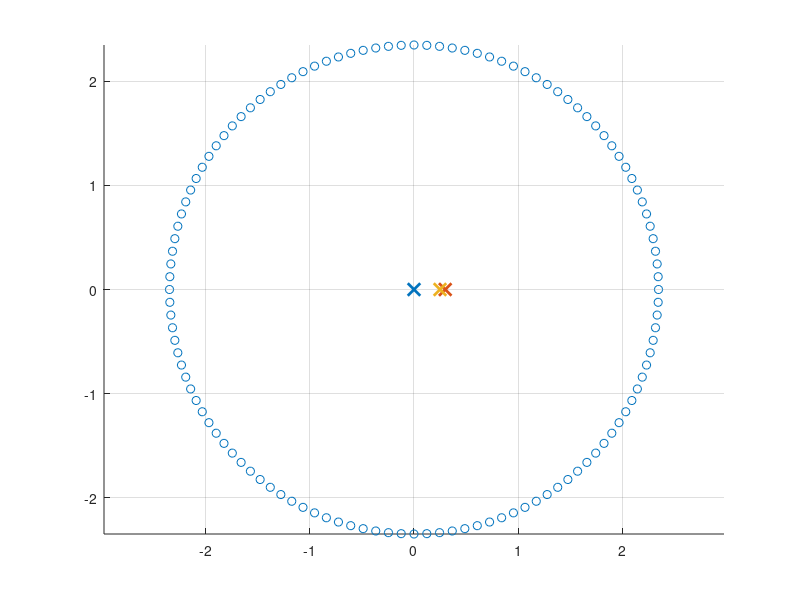

This figure's MATLAB source: (Note: this script raises an error after producing the figure.)
clf
close all
%clear

indatafolder = 'Meyer4XPmeasurements_data/';
filenamestart = 'Meyer';
filenameend = '_S01_R01.etx';

filenumbers = [0:120];
nfiles = length(filenumbers);
numberofsampelstoread = 2000;

reloadfiles =1;

nfft = 8192;
%ivfft = 320:1300;
ivfft = 320 + [0:479];  % 480 samples = 10 ms
ivfft = 320 + [0:239];  % 240 samples = 5 ms

plotalsosim = 0;

ivplot = 301:500;
shiftamplp = 0.2;
shiftamp = 0.5;

nfirlp = 101;
freqlpfir = 5000;

%%%%%%%%%%%%%%%%%%%%%%%%%%%%%%%%

if reloadfiles == 0
    disp(' ')
    for ii = 1:nfiles
        II = int2str(filenumbers(ii));
        if round(ii/10)*10 == ii
            disp(['   Loading file: ',II])
        end
        if filenumbers(ii) < 10
            II = ['00',II];
        elseif filenumbers(ii) < 100
            II = ['0',II];
        end
        filename = [indatafolder,filenamestart,II,filenameend];
        [ir,fs] = readetxfile(filename,numberofsampelstoread);
    
        if ii == 1
            allirs = zeros(length(ir),nfiles);
            allirslp = zeros(length(ir),nfiles);
            Blp = fir1(nfirlp,freqlpfir/(fs/2));
        end
        allirs(:,ii) = -ir;
        irf = contwo(-ir,Blp);
        irf = irf(floor(nfirlp/2):end);
        irf = irf(1:length(ir));
        allirslp(:,ii) = irf;
    end
end

%Discrete IR Code
%clf
r = 2.35; %m
xc = 0;   %center x
yc = 0;   %center y

n_meas = 120;

theta = linspace(0,2*pi-((3*pi)/180),n_meas); %if n_meas is 120
%theta = linspace(0,2*pi,n_meas);                %if n_meas is 121
x = r*cos(theta) + xc;
y = r*sin(theta) + yc;

mic_xyz = cat(1, x, y, zeros(1, n_meas));

ES1 = [0.0,0,0];
ES2 = [0.3,0,0];
ES3 = [0.25,0,0];

ES_xyz = cat(1, ES1, ES2, ES3);
n_source = 3;

figure(2)
scatter(x,y)
hold on
plot(ES1(1),ES1(2), 'x', 'LineWidth', 2, 'MarkerSize', 9);
plot(ES2(1),ES2(2), 'x', 'LineWidth', 2, 'MarkerSize', 9);
plot(ES3(1),ES3(2), 'x', 'LineWidth', 2, 'MarkerSize', 9);
grid
axis equal
hold off

r_ES = EDcalcdist(ES_xyz, mic_xyz.');
r_ES1 = r_ES(1,:);
r_ES2 = r_ES(2,:);
r_ES3 = r_ES(3,:);
% r_ES = r_ES(1:2,:);

% Discretization error for impulse responses

% samplemethod = 1 -> round at low fs
% samplemethod = 2 -> round at high fs and decimate
% samplemethod = 3 -> round at low fs but split pulse between two samples

samplemethod = 2;

% Generate discrete-time IRs
% Exact arrival times
cair = 343;

% Approach 1: round to nearest discrete time-sample
fs = 48000;

if samplemethod == 2
    noversamp = 8;
    fs_oversamp = fs*noversamp;
    dt = 1/fs_oversamp;
elseif samplemethod == 1 % Approach 1: round to nearest discrete time-sample
    dt = 1/fs;
elseif samplemethod == 3 
    dt = 1/fs;
end

n_exact = zeros(n_source, n_meas);
n_rounded = zeros(n_source, n_meas);

for i = 1:n_source
    for j = 1:n_meas
        t_ij = r_ES(i,j)/cair;
        n_exact(i,j) = t_ij/dt + 1;
        n_rounded(i,j) = round(t_ij/dt) + 1;
    end
end

irmaxlength = -inf;
for i = 1:n_source
    if max(n_rounded(i,:)) > irmaxlength
        irmaxlength = max(n_rounded(i,:));
    end
end
irmaxlength = irmaxlength+1;

ir = zeros(irmaxlength+500, n_source, n_meas);
nfft = 8192;
F = zeros(nfft,n_source, n_meas);

if samplemethod == 1
    for i = 1:n_source
        for j = 1:n_meas
            ir(n_rounded(i,j),i,j) = 1/r_ES(i,j);   
            F(:,i,j) = fft(ir(:,i,j),nfft);
        end
    end
elseif samplemethod == 2
    c = zeros(ceil((irmaxlength+500)/noversamp), n_source, n_meas);
    for i = 1:n_source
        for j = 1:n_meas
            frac = n_exact(i,j) - floor(n_exact(i,j));
            ir(floor(n_exact(i,j)),i,j) = 1/r_ES(i,j)*(1-frac);
            ir(floor(n_exact(i,j))+1,i,j) = 1/r_ES(i,j)*frac;
            w = ir(:,i,j);
            c(:,i,j) = noversamp*decimate(w,noversamp,1000,'fir');
            F(:,i,j) = fft(c(:,i,j),nfft);
        end
    end
    ir = c;
elseif samplemethod == 3
    for i = 1:n_source
        for j = 1:n_meas
            frac = n_exact(i,j) - floor(n_exact(i,j));
            ir(floor(n_exact(i,j)),i,j) = 1/r_ES(i,j)*(1-frac);
            ir(floor(n_exact(i,j))+1,i,j) = 1/r_ES(i,j)*frac;
            
            F(:,i,j) = fft(ir(:,i,j),nfft);
        end
    end
end

fvec_fft = fs/nfft*[0:nfft/2-1].';

ptot_fromIR = sum(F,[2 3]);
ptot_fromIR = ptot_fromIR(1:nfft/2);
ptot_fromIR = squeeze(ptot_fromIR);

% Truth: FD results

cair = 343;
kvec = 2*pi*fvec_fft/cair;

% Correct answer, in freq. domain
ptot = 0;
for i = 1:n_source
    for j = 1:n_meas
        ptot = ptot + exp(-1i*kvec*r_ES(i,j))/r_ES(i,j);
    end     
end

if samplemethod == 2
    % Correct scale for IR results
    %ptot_fromIR = ptot_fromIR*(1/r1 + 1/r2)/(sum(ir1)+sum(ir2));
    %ptot_fromIR = ptot_fromIR*(sum(1./r1))/(sum(ir, 'all'));
end

xinput = ir;
n_steps = length(xinput);
%h_length = 2e2;
h_length = length(ir);
h_startestimate = zeros(h_length,n_source);
y_step = 120/n_meas;
youtput = allirslp(:,1:y_step:120);
convfactor = 0.00114;

[q_est,errorhistory] = MC_LMS_Ncoeffs(xinput,youtput,n_source,n_meas,h_length,convfactor,n_steps);
totalerrorhistory = errorhistory(end,:);

i = 20;

while i > 0
    [q_est,errorhistory] = MC_LMS_Ncoeffs(xinput,youtput,n_source,n_meas,h_length,convfactor,n_steps,q_est);
    totalerrorhistory = [totalerrorhistory; errorhistory(end,:)];
    i = i-1;
end
figure(7)
semilogy(abs(totalerrorhistory))
title('errorhist')
grid


y_est_2_len = contwo(q_est, ir);
y_est_2 = zeros(length(y_est_2_len), n_meas);
for i = 1:n_meas
    for j = 1:n_source
        y_est_2(:,i) = y_est_2(:,i) + contwo(q_est(:,j), ir(:,j,i));
    end
end

y_est_1 = zeros(length(youtput), n_meas);
for ii =1:n_steps
    for kk = 1:n_meas
        for jj = 1:n_source
        
            flippedx = ir(ii:-1:max([1 ii-h_length+1]),jj,kk);
            lengthflippedx = length(flippedx);
            if lengthflippedx < h_length
              flippedx = [flippedx;zeros(h_length-lengthflippedx,1)];
            end
            y_est_1(ii,kk) = y_est_1(ii,kk) + sum(flippedx.*q_est(:,jj));
            
        end
    end
end
nfft = 4096;
fvec = fs/nfft*[0:nfft/2-1];
froutput = fft(youtput(:,1),nfft); 
froutput = froutput(1:nfft/2);
frest = fft(y_est_1(:,1),nfft); 
frest = frest(1:nfft/2);

figure(9)
% plot(lowpass(y_est_1(:,1),7000,48000))
plot(y_est_1(:,20),'-k')
xlim([200 800])
hold on
title('y_{est} vs y_{real}')
plot(youtput(:,20),'--')
legend('y_{est}','y_{real}')

figure(10)
semilogx(fvec,20*log10(abs(froutput)),fvec,20*log10(abs(frest)),'o' )
legend('froutput','frest')
grid

figure(11)
plot(y_est_1)
title('y_{est1}')
figure(12)
plot(y_est_2)
title('y_{est2}')
%xlim([200 600])

figure(12)
plot(lowpass(y_est_1*21,7000,48000)+0.2*[0:n_meas-1])
xlim([200 600])
figure(13)
plot(youtput + 0.2*[0:n_meas-1])
xlim([200 600])